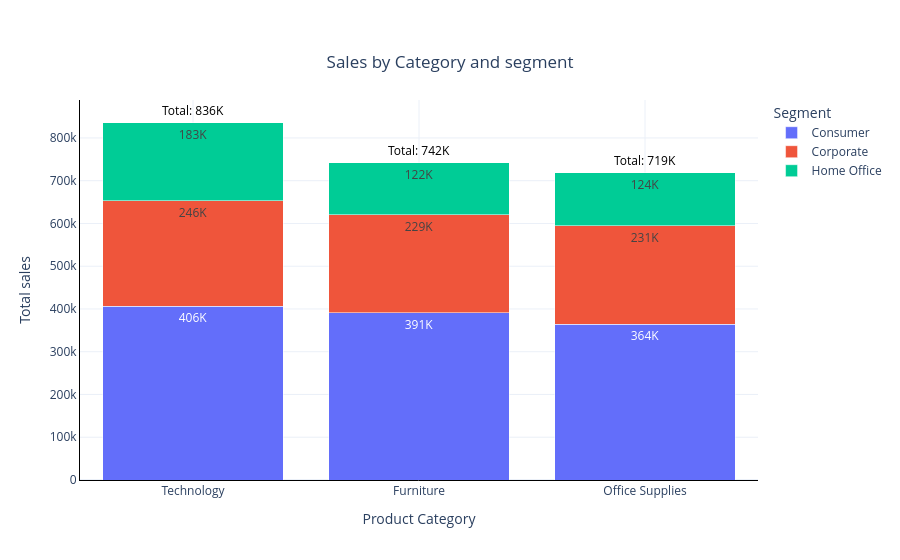

The cell this chart's notebook holds for it:
### Markdown cell above
> # 3)Stacked Column Chart
>> ## How are sales distributed across segments within each category?

### Code cell
sales_cat_seg=df.groupby(["category","segment"])["sales"].sum().reset_index()
sales_cat_seg=sales_cat_seg.sort_values(by="sales",ascending=False)

total_sales = sales_cat_seg.groupby("category")["sales"].sum().reset_index()

fig_Stacked_Column=px.bar(sales_cat_seg,
           color="segment",
           x="category",
           y="sales",
           title="Sales by Category and segment",
           text=sales_cat_seg["sales"] / 1000,
            orientation="v",
            barmode  = 'stack'
        )

fig_Stacked_Column.update_traces(
    texttemplate='%{text:.0f}K',
    textposition="inside"

)

for i, row in total_sales.iterrows():
    fig_Stacked_Column.add_annotation(
        x=row["category"],
        y=row["sales"],
        text=f"Total: {row['sales']/1000:.0f}K",
        showarrow=False,
        yshift=12,
        font=dict(size=12, color="black")
    )


fig_Stacked_Column.update_layout(
    xaxis_title="Product Category",
    yaxis_title="Total sales", 
    xaxis_showgrid=True, 
    template="plotly_white",
    legend_title="Segment",
      title={ "text": "Sales by Category and segment",
    "x": 0.5,
    "y": 0.9,
    "xanchor": "center"}
)

fig_Stacked_Column.update_xaxes(showline=True, linewidth=1, linecolor='black')
fig_Stacked_Column.update_yaxes(showline=True, linewidth=1, linecolor='black')

fig_Stacked_Column.show()

### Figure 1 — Plotly figure (JSON) as saved in the notebook; plotly's stock layout.template omitted (floating-point values rounded to 4 significant figures)
{"data": [{"hovertemplate": "segment=Consumer<br>category=%{x}<br>sales=%{y}<br>text=%{text}<extra></extra>", "legendgroup": "Consumer", "marker": {"color": "#636efa", "pattern": {"shape": ""}}, "name": "Consumer", "orientation": "v", "showlegend": true, "text": [406.4, 391.0, 364.0], "textposition": "inside", "texttemplate": "%{text:.0f}K", "type": "bar", "x": ["Technology", "Furniture", "Office Supplies"], "xaxis": "x", "y": [406400.0, 391000.0, 364000.0], "yaxis": "y"}, {"hovertemplate": "segment=Corporate<br>category=%{x}<br>sales=%{y}<br>text=%{text}<extra></extra>", "legendgroup": "Corporate", "marker": {"color": "#EF553B", "pattern": {"shape": ""}}, "name": "Corporate", "orientation": "v", "showlegend": true, "text": [246.5, 230.7, 229.0], "textposition": "inside", "texttemplate": "%{text:.0f}K", "type": "bar", "x": ["Technology", "Office Supplies", "Furniture"], "xaxis": "x", "y": [246500.0, 230700.0, 229000.0], "yaxis": "y"}, {"hovertemplate": "segment=Home Office<br>category=%{x}<br>sales=%{y}<br>text=%{text}<extra></extra>", "legendgroup": "Home Office", "marker": {"color": "#00cc96", "pattern": {"shape": ""}}, "name": "Home Office", "orientation": "v", "showlegend": true, "text": [183.3, 124.4, 121.9], "textposition": "inside", "texttemplate": "%{text:.0f}K", "type": "bar", "x": ["Technology", "Office Supplies", "Furniture"], "xaxis": "x", "y": [183300.0, 124400.0, 121900.0], "yaxis": "y"}], "layout": {"annotations": [{"font": {"color": "black", "size": 12}, "showarrow": false, "text": "Total: 742K", "x": "Furniture", "y": 742000.0, "yshift": 12}, {"font": {"color": "black", "size": 12}, "showarrow": false, "text": "Total: 719K", "x": "Office Supplies", "y": 719000.0, "yshift": 12}, {"font": {"color": "black", "size": 12}, "showarrow": false, "text": "Total: 836K", "x": "Technology", "y": 836200.0, "yshift": 12}], "barmode": "stack", "legend": {"title": {"text": "Segment"}, "tracegroupgap": 0}, "title": {"text": "Sales by Category and segment", "x": 0.5, "xanchor": "center", "y": 0.9}, "xaxis": {"anchor": "y", "domain": [0, 1], "linecolor": "black", "linewidth": 1, "showgrid": true, "showline": true, "title": {"text": "Product Category"}}, "yaxis": {"anchor": "x", "domain": [0, 1], "linecolor": "black", "linewidth": 1, "showline": true, "title": {"text": "Total sales"}}}}
